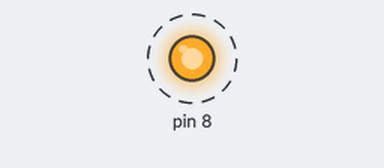
The sketch below on a simulated Arduino Uno, built with avr-gcc and run on an emulated ATmega328P. Shown: output pins drawn as LEDs (lit = HIGH). Dashed ring = blinking.

Above: at 0.5 s.
Timing chart, 0 to 4.6 s (numbered marks = the images above):
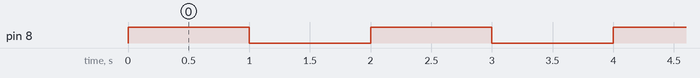

The sketch:

timer__interrupt_delay.ino
```cpp
// AVR code for Timer 1 interrupts
// Output LED at PB0

#include<avr/io.h>
#include<avr/interrupt.h>

ISR(TIMER1_OVF_vect)
{
  PORTB^=0x01;
  TCNT1 = 0xC2F7;
}

int main()
{
  DDRB|=0x01;
  PORTB|=0x01;
  sei();
  TCNT1 = 0xC2F7;
  TIMSK1 = 1<<TOIE1;
  TCCR1B = (1<<CS12)|(1<<CS10);
  while(1);
  return 0;
}
```

Measured:
- by itself, pin 8: alternates HIGH for 1.0 s and LOW for 1.0 s
